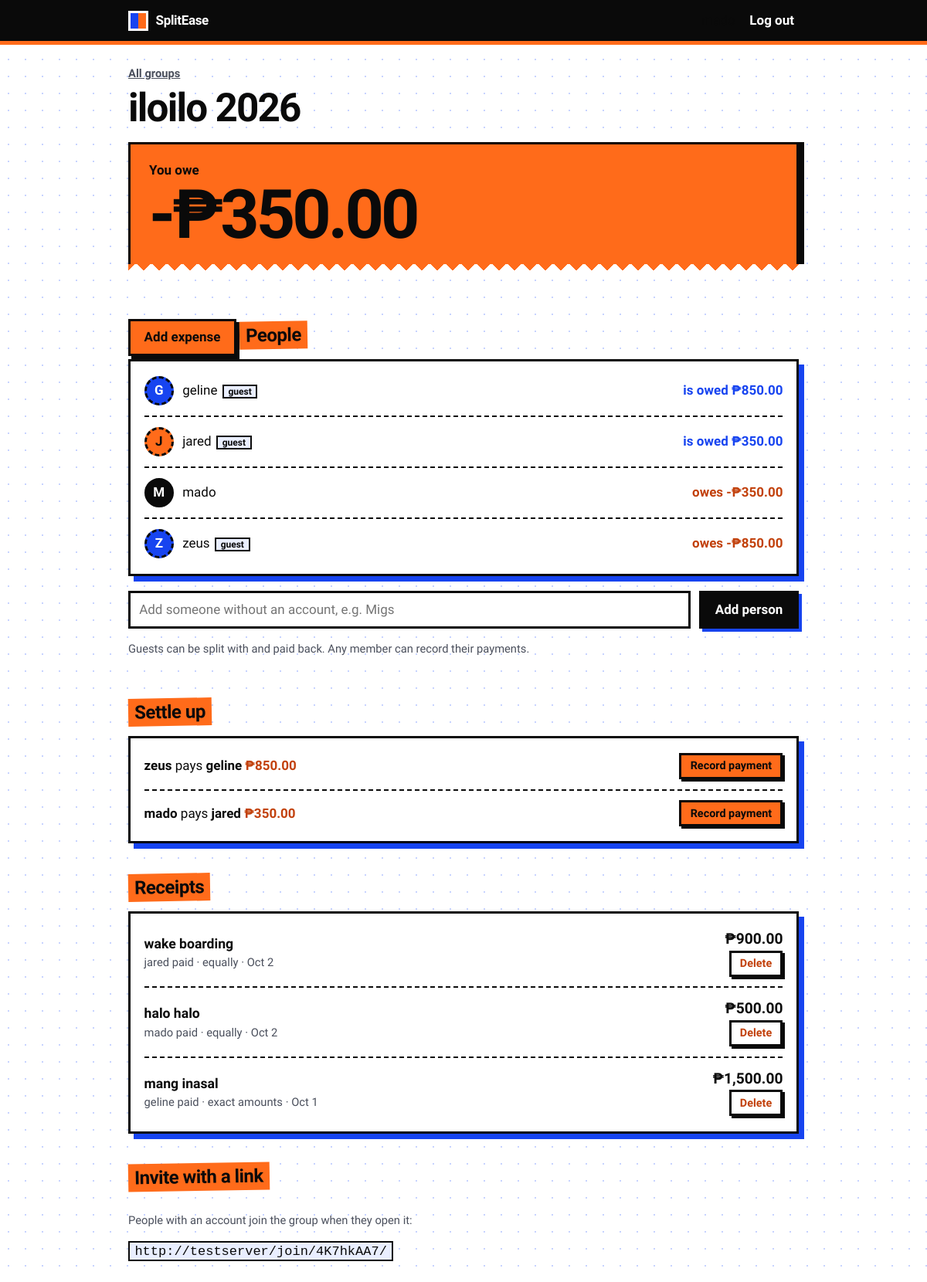
The app's page /groups/1/ (signed in) with its own data.
### bills/models.py (models this page shows, shortened)
class Group(models.Model):
    name = models.CharField(max_length=80)
    owner = models.ForeignKey(User, on_delete=models.CASCADE, related_name="owned_groups")
    members = models.ManyToManyField(User, related_name="split_groups")
    invite_code = models.CharField(max_length=16, unique=True, default=make_code)
    created_at = models.DateTimeField(auto_now_add=True)

class Guest(models.Model):
    user = models.OneToOneField(User, on_delete=models.CASCADE, related_name="guest_profile")
    group = models.ForeignKey(Group, on_delete=models.CASCADE, related_name="guests")
    name = models.CharField(max_length=40)
    created_by = models.ForeignKey(User, on_delete=models.SET_NULL, null=True, related_name="+")

class Expense(models.Model):
    SPLIT_CHOICES = [("equal", "Equally"), ("exact", "Exact amounts"),
                     ("percent", "Percentages"), ("shares", "Shares")]
    group = models.ForeignKey(Group, on_delete=models.CASCADE, related_name="expenses")
    description = models.CharField(max_length=120)
    amount_cents = models.PositiveBigIntegerField()  # money is stored as integer centavos
    paid_by = models.ForeignKey(User, on_delete=models.PROTECT, related_name="+")
    split_type = models.CharField(max_length=10, choices=SPLIT_CHOICES, default="equal")
    date = models.DateField(default=date.today)
    created_at = models.DateTimeField(auto_now_add=True)
    class Meta:
        ordering = ["-date", "-id"]

### bills/views.py (the view)
# urls.py: path("groups/<int:pk>/", views.group_detail, name="group_detail"),
@login_required
def group_detail(request, pk):
    group = _group_for(request, pk)
    members = {m.pk: m for m in group.members.all()}
    net = net_balances(group)
    context = {
        "group": group,
        "balances": sorted(((members.get(u), a) for u, a in net.items() if u in members),
                           key=lambda r: -r[1]),
        "suggestions": [(members[p], members[r], a) for p, r, a in simplify(net)
                        if p in members and r in members],
        "expenses": group.expenses.select_related("paid_by").prefetch_related("shares__user"),
        "settlements": group.settlements.select_related("payer", "payee")[:10],
        "invite_url": request.build_absolute_uri(f"/join/{group.invite_code}/"),
        "me": net.get(request.user.pk, 0),
    }
    return render(request, "group_detail.html", context)

### bills/services.py (called while the page is built)
def net_balances(group):
    net = defaultdict(int)
    for m in group.members.all():
        net[m.pk] += 0
    for e in group.expenses.prefetch_related("shares"):
        net[e.paid_by_id] += e.amount_cents
        for s in e.shares.all():
            net[s.user_id] -= s.amount_cents
    for s in group.settlements.all():
        net[s.payer_id] += s.amount_cents
        net[s.payee_id] -= s.amount_cents
    return dict(net)

def simplify(net):
    debtors = [[u, -a] for u, a in net.items() if a < 0]
    creditors = [[u, a] for u, a in net.items() if a > 0]
    payments = []
    while debtors and creditors:
        debtors.sort(key=lambda x: (-x[1], x[0]))
        creditors.sort(key=lambda x: (-x[1], x[0]))
        d, c = debtors[0], creditors[0]
        amount = min(d[1], c[1])
        payments.append((d[0], c[0], amount))
        d[1] -= amount
        c[1] -= amount
        debtors = [x for x in debtors if x[1]]
        creditors = [x for x in creditors if x[1]]
    return payments

def is_guest(user):
    return hasattr(user, "guest_profile")

def display_name(user):
    return user.guest_profile.name if is_guest(user) else user.username

### bills/templatetags/money.py (called while the page is built)
@register.filter
def peso(cents):
    cents = int(cents or 0)
    return f"{'-' if cents < 0 else ''}₱{abs(cents) / 100:,.2f}"

@register.filter
def display(user):
    from bills.services import display_name
    return display_name(user)

@register.filter
def is_guest(user):
    from bills.services import is_guest as check
    return check(user)

@register.filter
def initial(user):
    from bills.services import display_name
    return display_name(user)[:1].upper()

### bills/views.py (called while the page is built)
def _group_for(request, pk):
    return get_object_or_404(request.user.split_groups, pk=pk)

### templates/group_detail.html (shortened to what this page needs)
{% extends "base.html" %}{% load money %}
{% block content %}
<a href="{% url 'group_list' %}" class="muted">All groups</a>
<h1>{{ group.name }}</h1>
<div class="ticket {% if me < 0 %}owe{% elif me == 0 %}even{% endif %}">
  <div class="cap">{% if me > 0 %}You're owed{% elif me < 0 %}You owe{% else %}You're all square{% endif %}</div>
  <div class="big">{{ me|peso }}</div>
</div>
<a class="btn" href="{% url 'add_expense' group.pk %}">Add expense</a>
<h2>People</h2>
<div class="card">{% for m, amt in balances %}
  <div class="row"><span class="who"><span class="av {% cycle '' 'o' 'k' %} {% if m|is_guest %}g{% endif %}">{{ m|initial }}</span>
    <span>{{ m|display }}{% if m|is_guest %}<span class="tag">guest</span>{% endif %}</span></span>
  <span class="{% if amt > 0 %}pos{% elif amt < 0 %}neg{% else %}muted{% endif %}">{% if amt > 0 %}is owed {{ amt|peso }}{% elif amt < 0 %}owes {{ amt|peso }}{% else %}settled{% endif %}</span></div>
{% endfor %}</div>
<form method="post" action="{% url 'add_guest' group.pk %}" class="inline" style="margin-top:1.2rem">{% csrf_token %}
  <input name="name" maxlength="40" placeholder="Add someone without an account, e.g. Migs" aria-label="Guest name">
  <button class="btn dark">Add person</button></form>
<p class="muted">Guests can be split with and paid back. Any member can record their payments.</p>
<h2>Settle up</h2>
<div class="card">{% for payer, payee, amt in suggestions %}
  <div class="row"><span><strong>{{ payer|display }}</strong> pays <strong>{{ payee|display }}</strong> <span class="neg">{{ amt|peso }}</span></span>
  {% if user == payer or user == payee or payer|is_guest or payee|is_guest %}
  <form method="post" action="{% url 'settle' group.pk %}">{% csrf_token %}
    <input type="hidden" name="cents" value="{{ amt }}"><button class="btn small">Record payment</button></form>{% endif %}</div>
{% empty %}<p class="muted">Nobody owes anybody. Nice.</p>{% endfor %}</div>
<h2>Receipts</h2>
<div class="card">{% for e in expenses %}
  <div class="row"><div><strong style="font-size:1.1rem">{{ e.description }}</strong><div class="muted">{{ e.paid_by|display }} paid · {{ e.get_split_type_display|lower }} · {{ e.date|date:"M j" }}</div></div>
  <div style="text-align:right"><strong style="font-size:1.2rem">{{ e.amount_cents|peso }}</strong>
  {% if user == e.paid_by or user == group.owner or e.paid_by|is_guest %}
  <form method="post" action="{% url 'delete_expense' group.pk e.pk %}" onsubmit="return confirm('Delete this expense?')">{% csrf_token %}<button class="btn small ghost">Delete</button></form>{% endif %}</div></div>
{% empty %}<p class="muted">Nothing yet. Add the first expense.</p>{% endfor %}</div>
<h2>Invite with a link</h2>
<p class="muted">People with an account join the group when they open it:</p><code>{{ invite_url }}</code>
{% endblock %}

### templates/base.html (shortened to what this page needs)
{% load static %}<!doctype html>
<html lang="en"><head><meta charset="utf-8"><meta name="viewport" content="width=device-width,initial-scale=1">
<link rel="stylesheet" href="{% static 'style.css' %}"></head>
<body>
<header class="top"><div>
  <a class="brand" href="{% url 'group_list' %}"><i></i>SplitEase</a>
  {% if user.is_authenticated %}
  <form method="post" action="{% url 'logout' %}">{% csrf_token %}{{ user.username }} &nbsp; <button>Log out</button></form>
  {% endif %}
</div></header>
<main>
{% block content %}{% endblock %}
</main></body></html>

### static/style.css (style rules this page uses)
:root { --blue:#1744f0;--orange:#ff6b1a;--ink:#0a0a0a;--white:#fff;--tint:#e9eeff;--orange-ink:#c2410c }
* { box-sizing:border-box }
body { margin:0;color:var(--ink);font:17px/1.5 "Bricolage Grotesque",system-ui,sans-serif; background:var(--white) radial-gradient(#c7d3ff 1.2px,transparent 1.3px) 0 0/22px 22px }
a { color:var(--blue);font-weight:600 }
header.top { background:var(--ink);border-bottom:5px solid var(--orange) }
header.top div { max-width:900px;margin:auto;padding:.8rem 1rem;display:flex;justify-content:space-between;align-items:center }
header.top a,header.top button { color:#fff;text-decoration:none;background:none;border:0;font:inherit;cursor:pointer;font-weight:600 }
.brand { display:flex;align-items:center;gap:.6rem;font-size:1.35rem;font-weight:800;letter-spacing:-.02em }
.brand i { width:26px;height:26px;border:3px solid #fff;background:linear-gradient(90deg,var(--blue) 50%,var(--orange) 50%) }
main { max-width:900px;margin:auto;padding:1.5rem 1rem 5rem }
h1 { font-size:clamp(2.1rem,6vw,3.2rem);line-height:1;letter-spacing:-.035em;font-weight:800;margin:.4rem 0 1.2rem }
h2 { font-size:1.5rem;letter-spacing:-.02em;font-weight:800;margin:2.4rem 0 .8rem;display:inline-block;background:var(--orange);padding:0 .5rem;transform:rotate(-1deg) }
.card { background:var(--white);border:3px solid var(--ink);box-shadow:7px 7px 0 var(--blue);padding:.4rem 1.1rem }
.row { display:flex;justify-content:space-between;align-items:center;gap:1rem;padding:.8rem 0;border-bottom:2px dashed var(--ink) }
.row:last-child { border-bottom:0 }
.muted { color:#4a4f5c;font-size:.92rem }
.pos { color:var(--blue);font-weight:800 }
.neg { color:var(--orange-ink);font-weight:800 }
.ticket { --c:var(--blue);position:relative;background:var(--c);color:#fff;padding:1.3rem 1.5rem;margin-bottom:2.2rem;border:3px solid var(--ink);border-bottom:0;box-shadow:7px 0 0 var(--ink) }
.ticket.owe { --c:var(--orange);color:var(--ink) }
.ticket::after { content:"";position:absolute;left:-3px;right:-3px;bottom:-14px;height:14px; background:linear-gradient(135deg,var(--c) 25%,transparent 25%) 0 0/20px 14px,linear-gradient(225deg,var(--c) 25%,transparent 25%) 0 0/20px 14px }
.ticket .big { font-size:clamp(3rem,13vw,5.5rem);font-weight:800;letter-spacing:-.045em;line-height:1 }
.ticket .cap { font-weight:600 }
.av { flex:none;width:2.4rem;height:2.4rem;border-radius:50%;display:inline-grid;place-items:center;font-weight:800;border:3px solid var(--ink);background:var(--blue);color:#fff }
.av.o { background:var(--orange);color:var(--ink) }
.av.k { background:var(--ink) }
.av.g { border-style:dashed }
.who { display:flex;align-items:center;gap:.7rem }
.tag { font-size:.75rem;font-weight:700;background:var(--tint);border:2px solid var(--ink);padding:0 .35rem;margin-left:.4rem }
input,select { font:inherit;padding:.55rem .7rem;border:3px solid var(--ink);border-radius:0;background:#fff;width:100% }
.btn { display:inline-block;background:var(--orange);color:var(--ink);border:3px solid var(--ink);box-shadow:4px 4px 0 var(--ink);padding:.5rem 1.1rem;font:inherit;font-weight:800;text-decoration:none;cursor:pointer;transition:transform .08s,box-shadow .08s }
.btn.small { padding:.2rem .7rem;font-size:.9rem;box-shadow:3px 3px 0 var(--ink) }
.btn.dark { background:var(--ink);color:#fff;box-shadow:4px 4px 0 var(--blue) }
.btn.ghost { background:#fff;color:var(--orange-ink) }
.inline { display:flex;gap:.7rem;align-items:stretch }
.inline input { flex:1 }
code { background:var(--tint);border:2px solid var(--ink);padding:.1rem .4rem;word-break:break-all }

### records on screen
Group: name "iloilo 2026"
Expense: description "wake boarding", paid_by|display "jared", split_type "equally", date "Oct 2", amount_cents|peso "₱900.00", shows "Delete"
Expense: description "halo halo", paid_by|display "mado", split_type "equally", date "Oct 2", amount_cents|peso "₱500.00", shows "Delete"
Expense: description "mang inasal", paid_by|display "geline", split_type "exact amounts", date "Oct 1", amount_cents|peso "₱1,500.00", shows "Delete"

### other values on screen
{{ me|peso }} "-₱350.00"
{{ m|initial }} "G"
{{ m|display }} "geline"
{{ amt|peso }} "₱850.00"
{{ m|initial }} "J"
{{ m|display }} "jared"
{{ amt|peso }} "₱350.00"
{{ m|initial }} "M"
{{ m|display }} "mado"
{{ amt|peso }} "-₱350.00"
{{ m|initial }} "Z"
{{ m|display }} "zeus"
{{ amt|peso }} "-₱850.00"
{{ payer|display }} "zeus"
{{ payee|display }} "geline"
